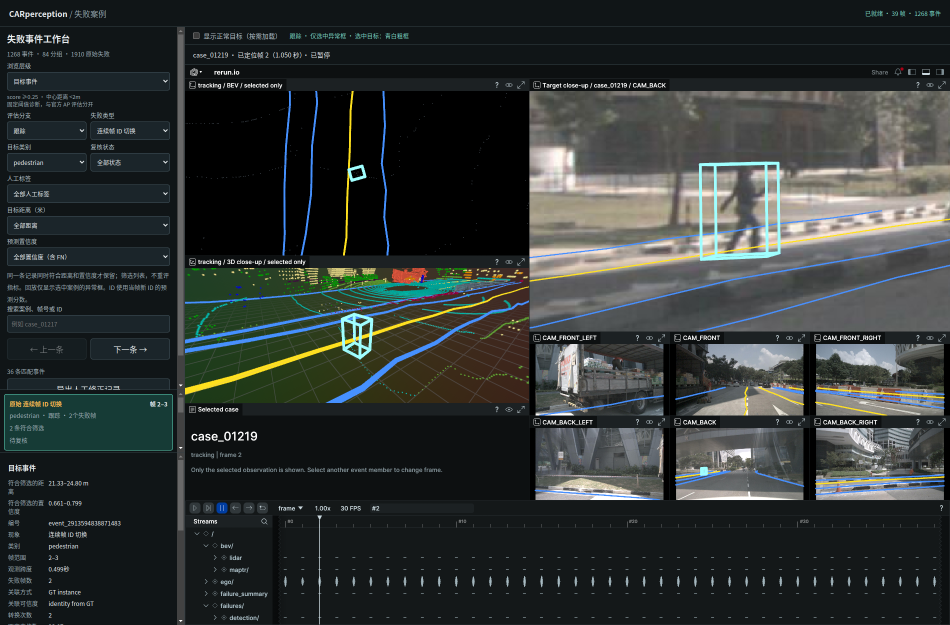
#> input picture perception_lab/reports/dark_theme_restore/selected_frame2.png, 1900 x 1250 px (shown at 1/2 size)
$ python check_focus_screenshot.py --directory ../reports/dark_theme_restore
#> lines starting #> are read from the running program, lines starting #| are printed output that depends on the picture
"""Check the target centering in the 1900x1250 browser_selection fixture."""
import argparse,json
from PIL import Image
from pathlib import Path
p=argparse.ArgumentParser();p.add_argument('--directory',type=Path,required=True);a=p.parse_args()
im=Image.open(a.directory/'selected_frame2.png').convert('RGB')
#> im is the input picture: PIL image 1900x1250 RGB; mean R, G, B 48.5, 53.3, 52
assert im.size==(1900,1250)
measurements={}
for name,box in [('focus',(1059,181,1900,663)),('bev',(370,181,1058,510)),('overview',(1340,859,1624,999))]:
    crop=im.crop(box)
    points=[(i%crop.width,i//crop.width) for i,(r,g,b) in enumerate(crop.getdata()) if 150<=r<=170 and g>=245 and b>=245]
    assert points,name+' has no selected target'
    x,y=zip(*points)
    center=[(min(x)+max(x))/2,(min(y)+max(y))/2]
    if name!='overview':
        assert abs(center[0]-crop.width/2)<3 and abs(center[1]-crop.height/2)<3,(name,center)
    measurements[name]=dict(target_center=center,viewport_center=[crop.width/2,crop.height/2],height=max(y)-min(y))
#> this loop made 3 passes
#> center on passes 1 to 3: [420, 241], [343.5, 165], [67, 83]
#> pass 1, `crop=im.crop(box)`:
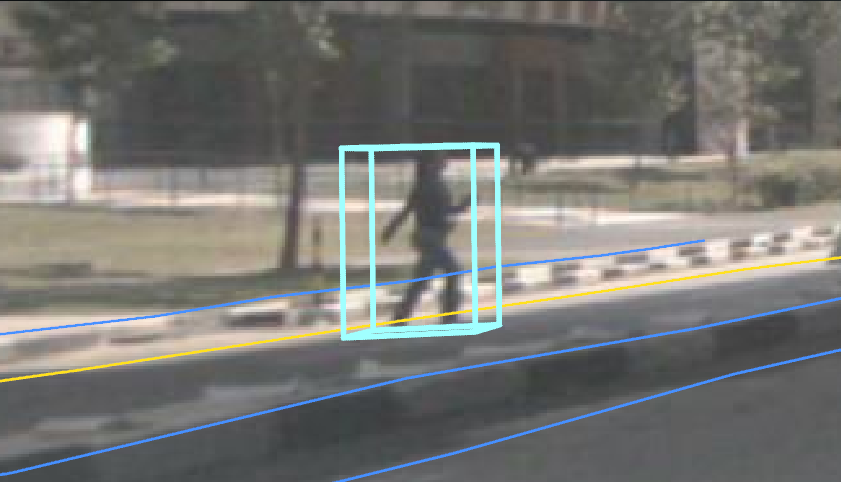
#> crop: PIL image 841x482 RGB; mean R, G, B 117.9, 117.7, 113.9
#> pass 2, `crop=im.crop(box)`:
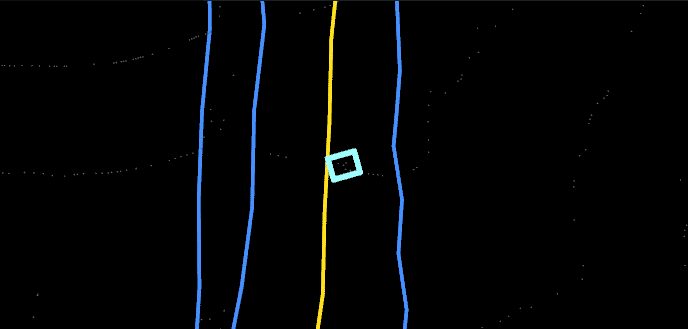
#> crop: PIL image 688x329 RGB; mean R, G, B 3.1, 4.5, 5.3
#> pass 3, `crop=im.crop(box)`:
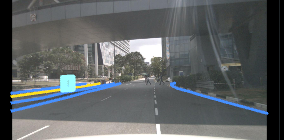
#> crop: PIL image 284x140 RGB; mean R, G, B 95.7, 99.3, 100.4
#> after the loop, measurements = 3 items
assert measurements['focus']['height']>5*measurements['overview']['height']
(a.directory/'focus_verification.json').write_text(json.dumps(measurements,indent=2)+'\n')
print('Camera and BEV centered within 3px; close-up target height exceeds overview by 5x')
